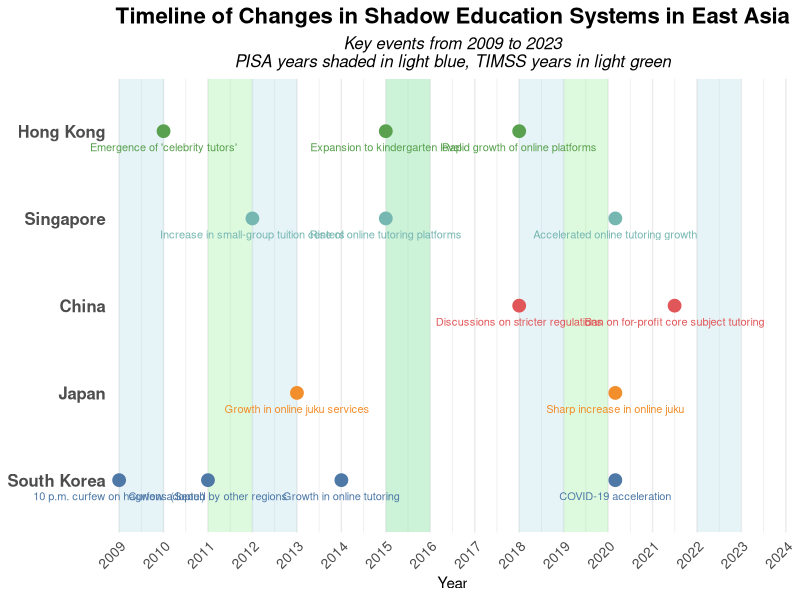
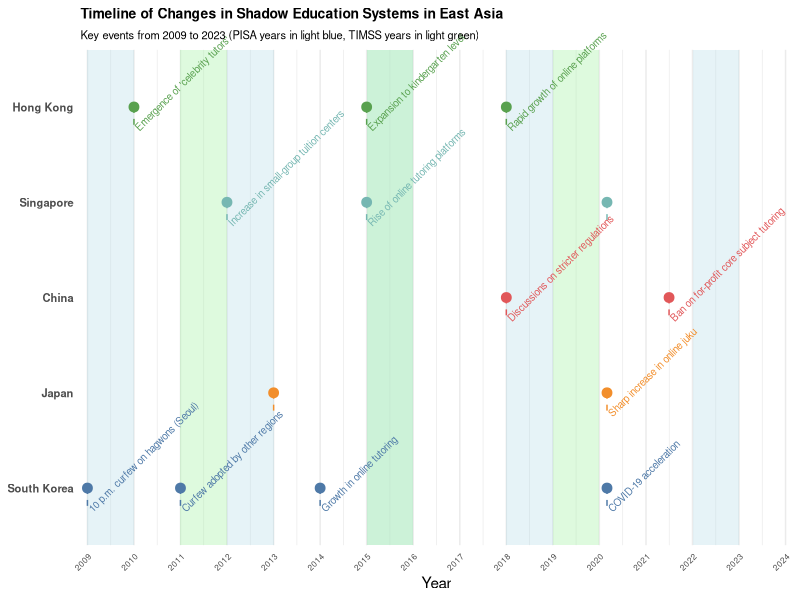
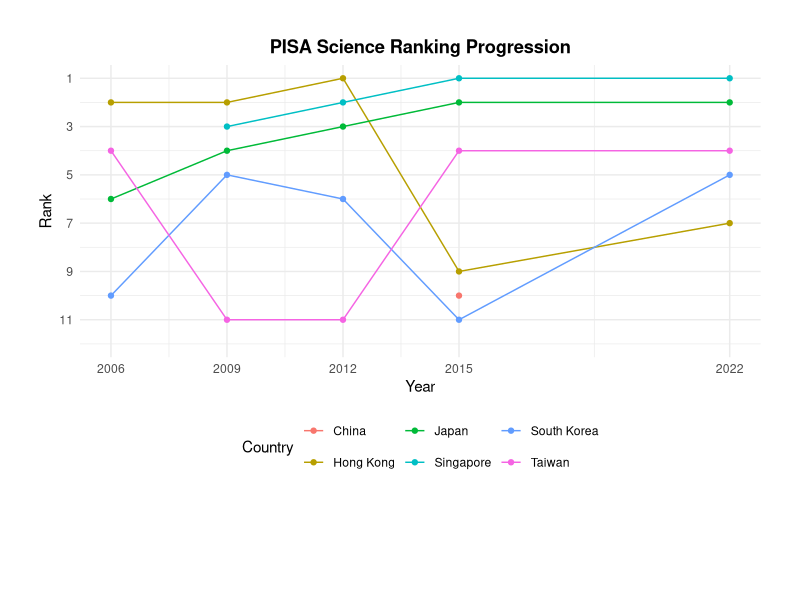
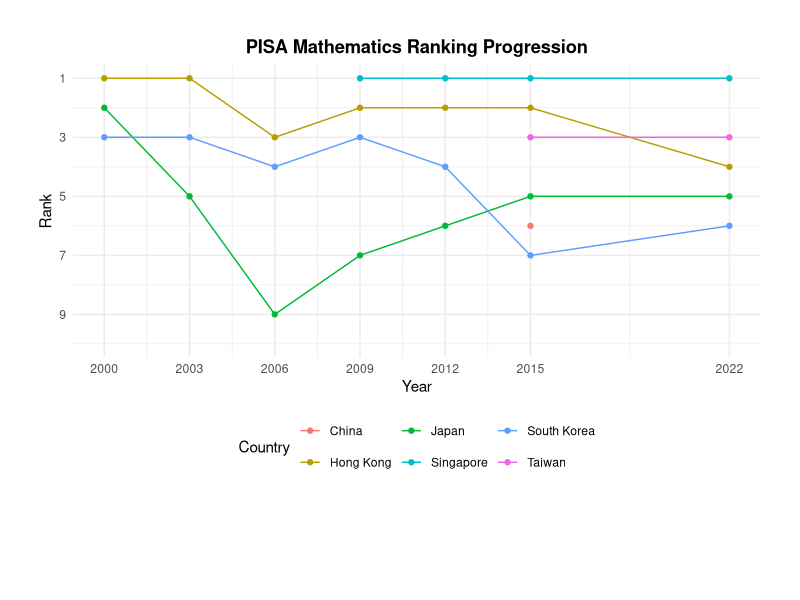
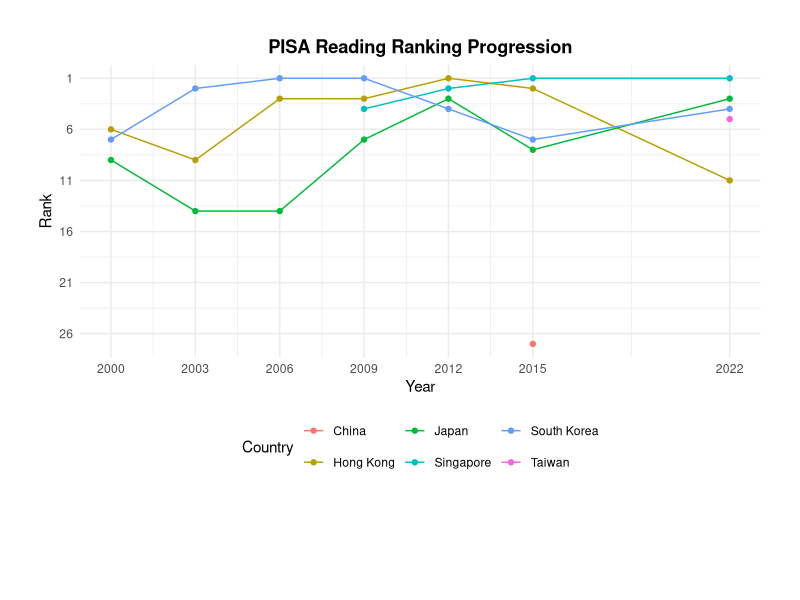
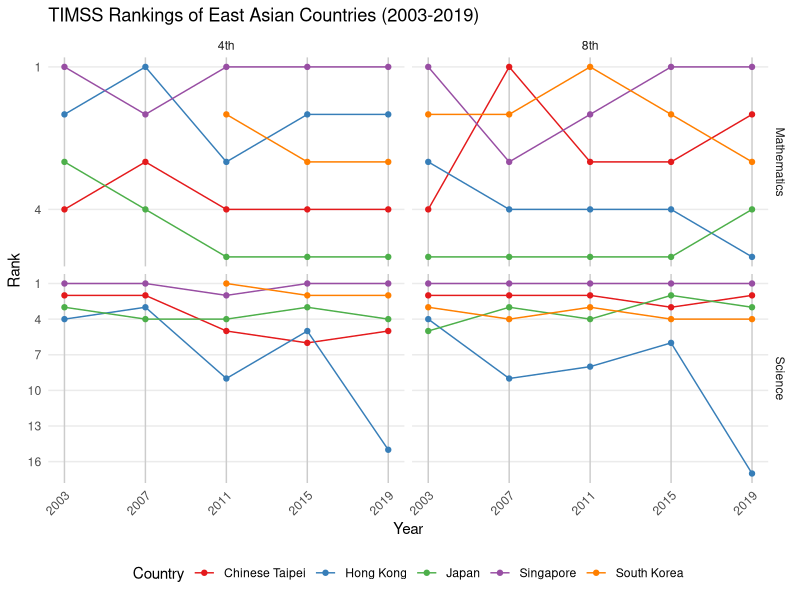
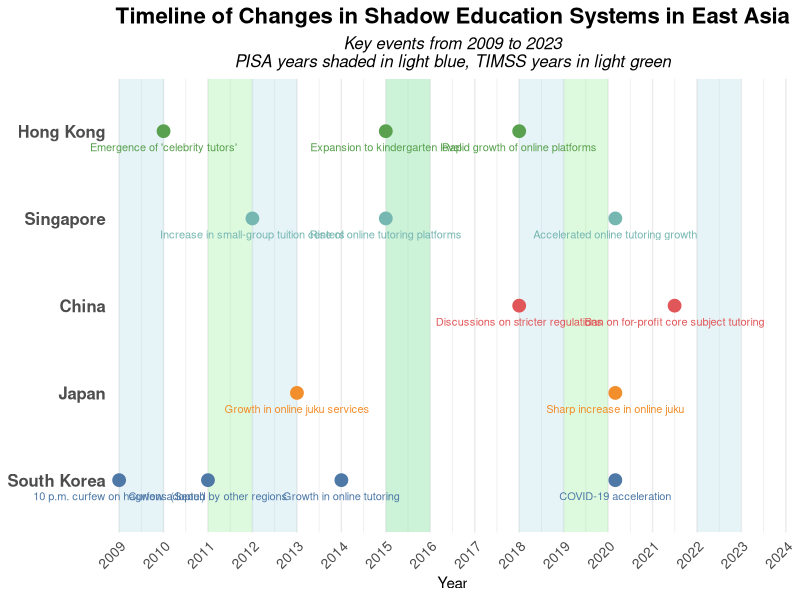
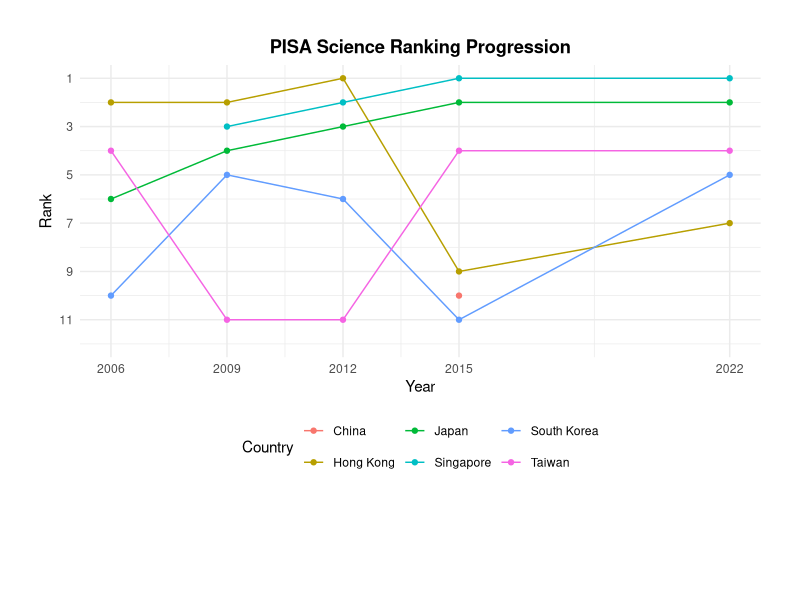

Write R code to recreate these figures, in order.
library(ggplot2)
library(lubridate)
library(tidyverse)
library(reshape2)

# policy change
events <- data.frame(
  date = as.Date(c("2009-01-01", "2011-01-01", "2014-01-01", "2020-03-01",
                   "2013-01-01", "2020-03-01",
                   "2018-01-01", "2021-07-01",
                   "2012-01-01", "2015-01-01", "2020-03-01",
                   "2010-01-01", "2015-01-01", "2018-01-01")),
  event = c("10 p.m. curfew on hagwons (Seoul)", "Curfew adopted by other regions", "Growth in online tutoring", "COVID-19 acceleration",
            "Growth in online juku services", "Sharp increase in online juku",
            "Discussions on stricter regulations", "Ban on for-profit core subject tutoring",
            "Increase in small-group tuition centers", "Rise of online tutoring platforms", "Accelerated online tutoring growth",
            "Emergence of 'celebrity tutors'", "Expansion to kindergarten level", "Rapid growth of online platforms"),
  country = factor(c("South Korea", "South Korea", "South Korea", "South Korea",
                     "Japan", "Japan",
                     "China", "China",
                     "Singapore", "Singapore", "Singapore",
                     "Hong Kong", "Hong Kong", "Hong Kong"),
                   levels = c("South Korea", "Japan", "China", "Singapore", "Hong Kong"))
)

country_colors <- c("South Korea" = "#4e79a7", "Japan" = "#f28e2b", 
                    "China" = "#e15759", "Singapore" = "#76b7b2", 
                    "Hong Kong" = "#59a14f")

pisa_years <- as.Date(paste0(c(2009, 2012, 2015, 2018, 2022), "-01-01"))
timss_years <- as.Date(paste0(c(2011, 2015, 2019, 2023), "-01-01"))

ggplot(events, aes(x=date, y=country, color=country)) +
  geom_rect(data=data.frame(x=pisa_years), aes(xmin=x, xmax=x+years(1), ymin=-Inf, ymax=Inf), 
            fill="lightblue", alpha=0.3, inherit.aes=FALSE) +
  geom_rect(data=data.frame(x=timss_years), aes(xmin=x, xmax=x+years(1), ymin=-Inf, ymax=Inf), 
            fill="lightgreen", alpha=0.3, inherit.aes=FALSE) +
  geom_point(size=4) +
  geom_text(aes(label=event), vjust=2.5, hjust=0.5, size=2.8) +
  theme_minimal() +
  theme(legend.position="none",
        axis.title.y=element_blank(),
        panel.grid.major.y = element_blank(),
        plot.title = element_text(hjust = 0.5, size = 16, face = "bold"),
        plot.subtitle = element_text(hjust = 0.5, size = 12, face = "italic"),
        axis.text.y = element_text(size=12, face="bold"),
        axis.text.x = element_text(angle = 45, hjust = 1, size=10)) +
  labs(title="Timeline of Changes in Shadow Education Systems in East Asia",
       subtitle="Key events from 2009 to 2023\nPISA years shaded in light blue, TIMSS years in light green",
       x="Year") +
  scale_x_date(date_breaks = "1 year", date_labels = "%Y", 
               limits = as.Date(c("2009-01-01", "2023-12-31")), 
               expand = c(0.01, 0)) +
  scale_color_manual(values = country_colors) +
  coord_cartesian(clip = 'off')

ggsave("improved_east_asia_shadow_education_timeline_extended.pdf", width = 18, height = 10, dpi = 300)


events <- data.frame(
  date = as.Date(c("2009-01-01", "2011-01-01", "2014-01-01", "2020-03-01",
                   "2013-01-01", "2020-03-01",
                   "2018-01-01", "2021-07-01",
                   "2012-01-01", "2015-01-01", "2020-03-01",
                   "2010-01-01", "2015-01-01", "2018-01-01")),
  event = c("10 p.m. curfew on hagwons (Seoul)", "Curfew adopted by other regions", "Growth in online tutoring", "COVID-19 acceleration",
            "Growth in online juku services", "Sharp increase in online juku",
            "Discussions on stricter regulations", "Ban on for-profit core subject tutoring",
            "Increase in small-group tuition centers", "Rise of online tutoring platforms", "Accelerated online tutoring growth",
            "Emergence of 'celebrity tutors'", "Expansion to kindergarten level", "Rapid growth of online platforms"),
  country = factor(c("South Korea", "South Korea", "South Korea", "South Korea",
                     "Japan", "Japan",
                     "China", "China",
                     "Singapore", "Singapore", "Singapore",
                     "Hong Kong", "Hong Kong", "Hong Kong"),
                   levels = c("South Korea", "Japan", "China", "Singapore", "Hong Kong"))
)

country_colors <- c("South Korea" = "#4e79a7", "Japan" = "#f28e2b", 
                    "China" = "#e15759", "Singapore" = "#76b7b2", 
                    "Hong Kong" = "#59a14f")

pisa_years <- as.Date(paste0(c(2009, 2012, 2015, 2018, 2022), "-01-01"))
timss_years <- as.Date(paste0(c(2011, 2015, 2019), "-01-01"))

ggplot(events, aes(x=date, y=country, color=country)) +
  geom_rect(data=data.frame(x=pisa_years), aes(xmin=x, xmax=x+years(1), ymin=-Inf, ymax=Inf), 
            fill="lightblue", alpha=0.3, inherit.aes=FALSE) +
  geom_rect(data=data.frame(x=timss_years), aes(xmin=x, xmax=x+years(1), ymin=-Inf, ymax=Inf), 
            fill="lightgreen", alpha=0.3, inherit.aes=FALSE) +
  geom_point(size=3) +
  geom_segment(aes(xend=date, yend=as.numeric(country) - 0.2), linetype="dashed") +
  geom_text(aes(label=event, y=as.numeric(country) - 0.2), 
            hjust=0, vjust=1, size=2.5, angle=45, check_overlap = TRUE) +
  theme_minimal() +
  theme(legend.position="none",
        axis.title.y=element_blank(),
        panel.grid.major.y = element_blank(),
        plot.title = element_text(hjust = 0, size = 10, face = "bold"),
        plot.subtitle = element_text(hjust = 0, size = 8),
        axis.text.y = element_text(size=8, face="bold"),
        axis.text.x = element_text(angle = 45, hjust = 1, size=6)) +
  labs(title="Timeline of Changes in Shadow Education Systems in East Asia",
       subtitle="Key events from 2009 to 2023 (PISA years in light blue, TIMSS years in light green)",
       x="Year") +
  scale_x_date(date_breaks = "1 year", date_labels = "%Y", 
               limits = as.Date(c("2009-01-01", "2023-12-31")), 
               expand = c(0.01, 0)) +
  scale_color_manual(values = country_colors) +
  coord_cartesian(clip = 'off')

#------------------------------------ PISA ranking

theme_pisa <- theme_minimal() +
  theme(legend.position = "bottom",
        plot.title = element_text(hjust = 0.5, face = "bold"),
        plot.margin = unit(c(1, 1, 3, 1), "cm"))  # top, right, bottom, left

china_note <- "Note: Chinese provinces/municipalities of Beijing, Shanghai, Jiangsu and Zhejiang\nwere participants in the 2022 edition, but their results were not published as they\nwere not able to fully collect data because of COVID restrictions."

create_pisa_plot <- function(data, title, max_rank) {
  ggplot(data, aes(x = Year, y = Rank, color = Country, group = Country)) +
    geom_line() +
    geom_point() +
    scale_y_reverse(breaks = seq(1, max_rank, by = ifelse(max_rank > 20, 5, 2)),
                    limits = c(max_rank, 1)) +
    scale_x_continuous(breaks = unique(data$Year)) +
    labs(title = title, x = "Year", y = "Rank") +
    theme_pisa +
    annotate("text", x = mean(range(data$Year)), y = max_rank + 1, 
             label = china_note, hjust = 0.5, vjust = 0, size = 3, color = "darkgray") +
    coord_cartesian(clip = "off")
}


# Science
science_data <- data.frame(
  Year = rep(c(2006, 2009, 2012, 2015, 2022), 6),
  Country = rep(c("Singapore", "Hong Kong", "South Korea", "Japan", "China", "Taiwan"), each = 5),
  Rank = c(
    NA, 3, 2, 1, 1,    # Singapore
    2, 2, 1, 9, 7,     # Hong Kong
    10, 5, 6, 11, 5,   # South Korea
    6, 4, 3, 2, 2,     # Japan
    NA, NA, NA, 10, NA,# China (B-S-J-G)
    4, 11, 11, 4, 4  # Taiwan

  )
)
p_science <- create_pisa_plot(science_data, "PISA Science Ranking Progression", 12)
p_science
ggsave("pisa_science_rankings.png", plot = p_science, width = 12, height = 8)

# Mathematics
math_data <- data.frame(
  Year = rep(c(2000, 2003, 2006, 2009, 2012, 2015, 2022), 6),
  Country = rep(c("Singapore", "Hong Kong", "South Korea", "Japan", "China", "Taiwan"), each = 7),
  Rank = c(
    NA, NA, NA, 1, 1, 1, 1,    # Singapore
    1, 1, 3, 2, 2, 2, 4,       # Hong Kong
    3, 3, 4, 3, 4, 7, 6,       # South Korea
    2, 5, 9, 7, 6, 5, 5,       # Japan
    NA, NA, NA, NA, NA, 6, NA, # China (B-S-J-G)
    NA, NA, NA, NA, NA, 3, 3  # Taiwan
  )
)
p_math <- create_pisa_plot(math_data, "PISA Mathematics Ranking Progression", 10)
p_math
ggsave("pisa_math_rankings.png", plot = p_math, width = 12, height = 8)

# Reading
reading_data <- data.frame(
  Year = rep(c(2000, 2003, 2006, 2009, 2012, 2015, 2022), 6),
  Country = rep(c("Singapore", "Hong Kong", "South Korea", "Japan", "China", "Taiwan"), each = 7),
  Rank = c(
    NA, NA, NA, 4, 2, 1, 1,    # Singapore
    6, 9, 3, 3, 1, 2, 11,      # Hong Kong
    7, 2, 1, 1, 4, 7, 4,       # South Korea
    9, 14, 14, 7, 3, 8, 3,     # Japan
    NA, NA, NA, NA, NA, 27, NA,# China
    NA, NA, NA, NA, NA, NA, 5  # Taiwan (Chinese Taipei)
  )
)
p_reading <- create_pisa_plot(reading_data, "PISA Reading Ranking Progression", 27)
p_reading

ggsave("pisa_reading_rankings.png", plot = p_reading, width = 12, height = 8)

# ------------------------------------- TIMMS ranking position

data_TIMMS <- data.frame(
  Year = rep(c(2003, 2007, 2011, 2015, 2019), each = 20),
  Country = rep(c("Chinese Taipei", "South Korea", "Singapore", "Hong Kong", "Japan"), times = 20),
  Subject = rep(rep(c("Mathematics", "Science"), each = 10), times = 5),
  Grade = rep(rep(c("4th", "8th"), each = 5), times = 10),
  Rank = c(
    #      Maths                      Science
    # 4th       8th               4th          8th
    # CT,SK,SG,HK,JP             CT,SK,SG,HK,JP
   
     # 2003 data
    4,NA,1,2,3,  4,2,1,3,5,      2,NA,1,4,3,  2,3,1,4,5, 
    # 2007 data
    3,NA,2,1,4,  1,2,3,4,5,      2,NA,1,3,4,  2,4,1,9,3,
    # 2011 data
    4,2,1,3,5,  3,1,2,4,5,       5,1,2,9,4,   2,3,1,8,4,
    # 2015 data
    4,3,1,2,5,  3,2,1,4,5,       6,2,1,5,3,   3,4,1,6,2,
    # 2019 data
    4,3,1,2,5,  2,3,1,5,4,       5,2,1,15,4,  2,4,1,17,3
  )
)

ggplot(data_TIMMS, aes(x = Year, y = Rank, color = Country, group = Country)) +
  geom_line(size = 0.5) +
  geom_point(size = 1.5) +
  facet_grid(Subject ~ Grade, scales = "free_y") +
  scale_y_reverse(breaks = seq(1, 20, by = 3)) +
  scale_x_continuous(breaks = c(2003, 2007, 2011, 2015, 2019)) +  
  scale_color_brewer(palette = "Set1") +
  theme_minimal() +
  labs(title = "TIMSS Rankings of East Asian Countries (2003-2019)",
       x = "Year", y = "Rank") +
  theme(legend.position = "bottom",
        axis.text.x = element_text(angle = 45, hjust = 1),
        panel.grid.minor = element_blank(),
        panel.grid.major.x = element_line(color = "gray80")) +  
  guides(color = guide_legend(nrow = 1))

ggsave("east_asian_timss_rankings.png", width = 12, height = 8, dpi = 300)


